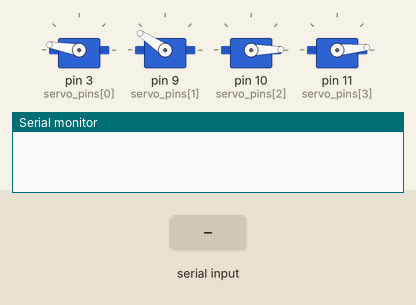
This sketch was run on a simulated Arduino Uno, built with avr-gcc and run on an emulated ATmega328P. Parts: 4 × servo, the last lines printed to the serial monitor. The inputs (shaded band) are chosen by the test bench.

Above: at 1.2 s.
1.3 s: "90,45,200\n" received over Serial
At 7.6 s:
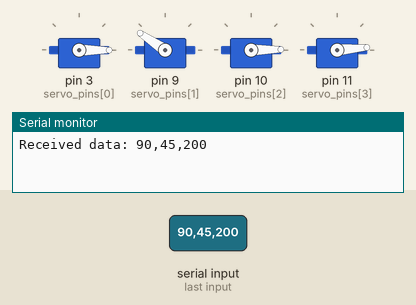
At 15.6 s:
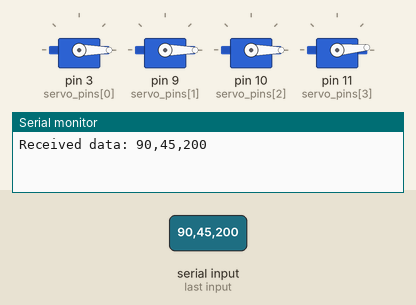
Timing chart, 0 to 17.1 s (numbered marks = the images above; inputs shaded):
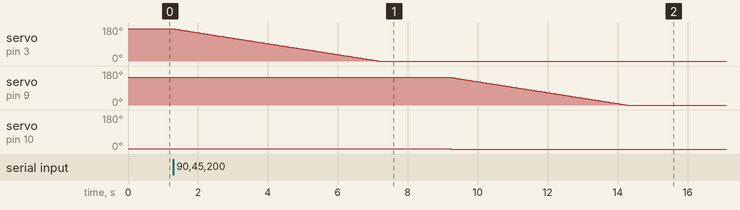

Measured:
- after the input at 1.3 s, servo on pin 3 (servo_pins[0]): moves from 170° to 0° over 5.8 s, starting at once; servo on pin 9 (servo_pins[1]): moves from 146° to 0° over 5.0 s, starting after 7.9 s; servo on pin 10 (servo_pins[2]): 1° → 0° after 7.9 s

The sketch:

Hubert_Code.ino
```cpp
#include <Arduino.h>
#include <Servo.h>

// Servos
Servo body;
Servo shoulder;
Servo elbow;
Servo gripper;

// Servo pins
const int servo_pins[] = {3, 9, 10, 11}; // Pins for body, shoulder, elbow, and gripper

const int pos_min[] = {560, 550, 950, 750, 550, 550};
const int pos_max[] = {2330, 2500, 2400, 2150};

// Init position of all servos
const int pos_init[] = {2300, 2050, 550, 600}; // Initial positions for body, shoulder, elbow, and gripper
int curr_pos[4]; // Stores current positions for body, shoulder, elbow, and gripper
int new_servo_val[4];

// Function to move the body servo incrementally
void servo_body(int new_pos) {
  int diff, steps, now, CurrPwm, NewPwm, delta = 6;

  // Current servo value
  now = curr_pos[0];
  CurrPwm = now;
  NewPwm = new_pos;

  // Determine direction of movement
  /* determine interation "diff" from old to new position */
  diff = (NewPwm - CurrPwm)/abs(NewPwm - CurrPwm); // Should return +1 if NewPwm is bigger than CurrPwm, -1 otherwise.
  steps = abs(NewPwm - CurrPwm);
  delay(10);

  for (int i = 0; i < steps; i += delta) {
      now = now + delta*diff;
      body.writeMicroseconds(now);
      delay(20);
    }
    curr_pos[0] = now;
    delay(10);

}


void servo_shoulder(const int new_pos) {

  int diff, steps, now, CurrPwm, NewPwm, delta = 6;

  //current servo value
  now = curr_pos[1];
  CurrPwm = now;
  NewPwm = new_pos;

  /* determine interation "diff" from old to new position */
  diff = (NewPwm - CurrPwm)/abs(NewPwm - CurrPwm); // Should return +1 if NewPwm is bigger than CurrPwm, -1 otherwise.
  steps = abs(NewPwm - CurrPwm);
  delay(10);

  for (int i = 0; i < steps; i += delta) {
    now = now + delta*diff;
    shoulder.writeMicroseconds(now);
    delay(20);
  }
  curr_pos[1] = now;
  delay(10);
}

//Servo update function
void servo_elbow(const int new_pos) {

  int diff, steps, now, CurrPwm, NewPwm, delta = 6;

  //current servo value
  now = curr_pos[2];
  CurrPwm = now;
  NewPwm = new_pos;

  /* determine interation "diff" from old to new position */
  diff = (NewPwm - CurrPwm)/abs(NewPwm - CurrPwm); // Should return +1 if NewPwm is bigger than CurrPwm, -1 otherwise.
  steps = abs(NewPwm - CurrPwm);
  delay(10);

  for (int i = 0; i < steps; i += delta) {
    now = now + delta*diff;
    elbow.writeMicroseconds(now);
    delay(20);
  }
  curr_pos[2] = now;
  delay(10);
}

void move_shoulder_and_elbow(const int new_pos_shoulder, const int new_pos_elbow) {

  int diff_shoulder, diff_elbow, steps_shoulder, steps_elbow;
  int now_shoulder, now_elbow, CurrPwm_shoulder, CurrPwm_elbow, NewPwm_shoulder, NewPwm_elbow;
  int delta = 6;

  // current servo values
  now_shoulder = curr_pos[1];
  now_elbow = curr_pos[2];

  CurrPwm_shoulder = now_shoulder;
  CurrPwm_elbow = now_elbow;

  NewPwm_shoulder = new_pos_shoulder;
  NewPwm_elbow = new_pos_elbow;

  // Determine direction (diff) and steps for shoulder
  diff_shoulder = (NewPwm_shoulder - CurrPwm_shoulder) / abs(NewPwm_shoulder - CurrPwm_shoulder);
  steps_shoulder = abs(NewPwm_shoulder - CurrPwm_shoulder);

  // Determine direction (diff) and steps for elbow
  diff_elbow = (NewPwm_elbow - CurrPwm_elbow) / abs(NewPwm_elbow - CurrPwm_elbow);
  steps_elbow = abs(NewPwm_elbow - CurrPwm_elbow);

  delay(10);

  // Move both servos together, synchronizing their steps
  for (int i = 0; i < max(steps_shoulder, steps_elbow); i += delta) {

    // Update shoulder position
    if (i < steps_shoulder) {
      now_shoulder += delta * diff_shoulder;
      shoulder.writeMicroseconds(now_shoulder);
    }

    // Update elbow position
    if (i < steps_elbow) {
      now_elbow += delta * diff_elbow;
      elbow.writeMicroseconds(now_elbow);
    }

    delay(20);
  }

  // Update current positions
  curr_pos[1] = now_shoulder;
  curr_pos[2] = now_elbow;

  delay(10);
}


void servo_gripper_ex(const int new_pos) {

  int diff, steps, now, CurrPwm, NewPwm, delta = 6;

  //current servo value
  now = curr_pos[3];
  CurrPwm = now;
  NewPwm = new_pos;

  /* determine interation "diff" from old to new position */
  diff = (NewPwm - CurrPwm)/abs(NewPwm - CurrPwm); // Should return +1 if NewPwm is bigger than CurrPwm, -1 otherwise.
  steps = abs(NewPwm - CurrPwm);
  delay(10);

  for (int i = 0; i < steps; i += delta) {
    now = now + delta*diff;
    gripper.writeMicroseconds(now);
    delay(20);
  }
  curr_pos[3] = now;
  delay(10);
}


void setup() {
  // Attach each servo to its corresponding pin
  body.attach(servo_pins[0]);
  shoulder.attach(servo_pins[1]);
  elbow.attach(servo_pins[2]);
  gripper.attach(servo_pins[3]);

  body.writeMicroseconds(pos_init[0]);
  shoulder.writeMicroseconds(pos_init[1]);
  elbow.writeMicroseconds(pos_init[2]);
  gripper.writeMicroseconds(pos_init[3]);

  //Initilize curr_pos and new_servo_val vectors
  byte i;
  for (i=0; i<(sizeof(pos_init)/sizeof(int)); i++){
    curr_pos[i] = pos_init[i];
    new_servo_val[i] = curr_pos[i];
  }

  Serial.begin(57600);

}

void loop() {
  if (Serial.available() > 0) {
    String data = Serial.readStringUntil('\n');
    data.trim();
    Serial.println("Received data: " + data);

    // Split the data by commas
    int index1 = data.indexOf(',');
    int index2 = data.indexOf(',', index1 + 1);
    int index3 = data.indexOf(',', index2 + 1);

    if (index1 == -1 || index2 == -1) {
      Serial.println("Error: Received data in wrong format.");
      return;
    }

    String body_str = data.substring(0, index1);
    String shoulder_str = data.substring(index1 + 1, index2);
    String elbow_str = data.substring(index2 + 1);

    float desired_body_pos = body_str.toFloat();
    float desired_shoulder_pos = shoulder_str.toFloat();
    float desired_elbow_pos = elbow_str.toFloat();

    // Move the body, shoulder, and elbow to the positions
    servo_body(desired_body_pos);
    delay(500);
    move_shoulder_and_elbow(desired_shoulder_pos, desired_elbow_pos);
    //delay(500);

    while (true) {
      if (Serial.available() > 0) {
        String command = Serial.readStringUntil('\n');
        command.trim();

        if (command == "close") {
          // Close the gripper
          servo_gripper_ex(1400);  // Adjust to the value for "close"
          delay(500);

          // Move shoulder, elbow, and body to new positions
          move_shoulder_and_elbow(2050, 550);  // Move shoulder and elbow
          delay(500);
          servo_body(1800);  // Move body
          delay(500);

          // Open the gripper
          servo_gripper_ex(600);  // Adjust to the value for "open"
          Serial.println("Task completed.");
          break;  // Exit the loop and finish the task
        }
      }
    }
  }
}


/*
void loop() {
  //Serial.print("Arduino is ready.");
  int a = 0;
  if (Serial.available() > 0 && a == 0) {
    a = 1;
    String data = Serial.readStringUntil('\n');
    data.trim(); // Remove any whitespace or newline characters
    Serial.println("Received data: " + data);

    // Split the data by commas
    int index1 = data.indexOf(',');
    int index2 = data.indexOf(',', index1 + 1);

    if (index1 == -1 || index2 == -1) {
      Serial.println("Error: Received data in wrong format.");
      return;
    }

    String body_str = data.substring(0, index1);
    String shoulder_str = data.substring(index1 + 1, index2);
    String elbow_str = data.substring(index2 + 1);

    float desired_body_pos = body_str.toFloat();
    float desired_shoulder_pos = shoulder_str.toFloat();
    float desired_elbow_pos = elbow_str.toFloat();

    Serial.print("Body: ");
    Serial.println(desired_body_pos);
    Serial.print("Shoulder: ");
    Serial.println(desired_shoulder_pos);
    Serial.print("Elbow: ");
    Serial.println(desired_elbow_pos);

    // Move to fruit pos
    servo_body(desired_body_pos);
    delay(500);
    move_shoulder_and_elbow(desired_shoulder_pos, desired_elbow_pos);
    delay(500);
    //servo_gripper_ex(desired_gripper_pos);
    //delay(500);

    Serial.print("DONE");
  }

  if (Serial.available() > 0 && a == 0) {

  }
}
*/
```
